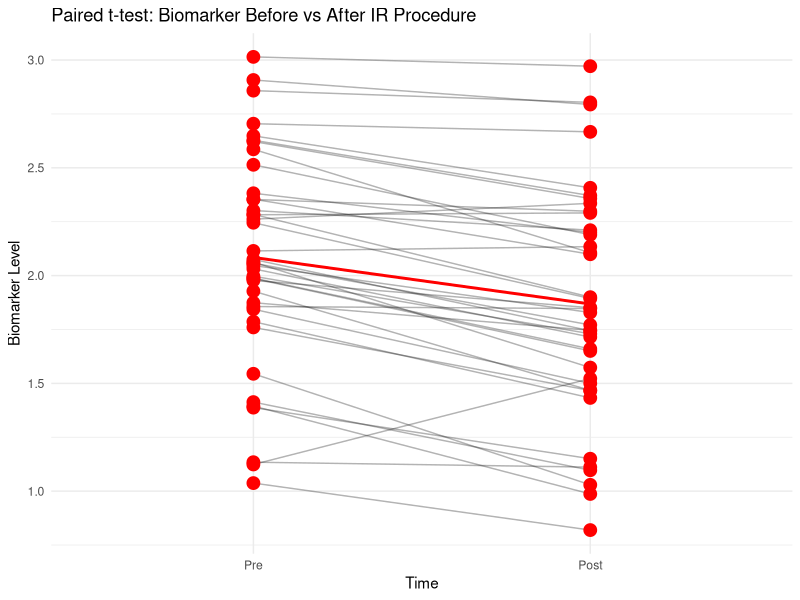
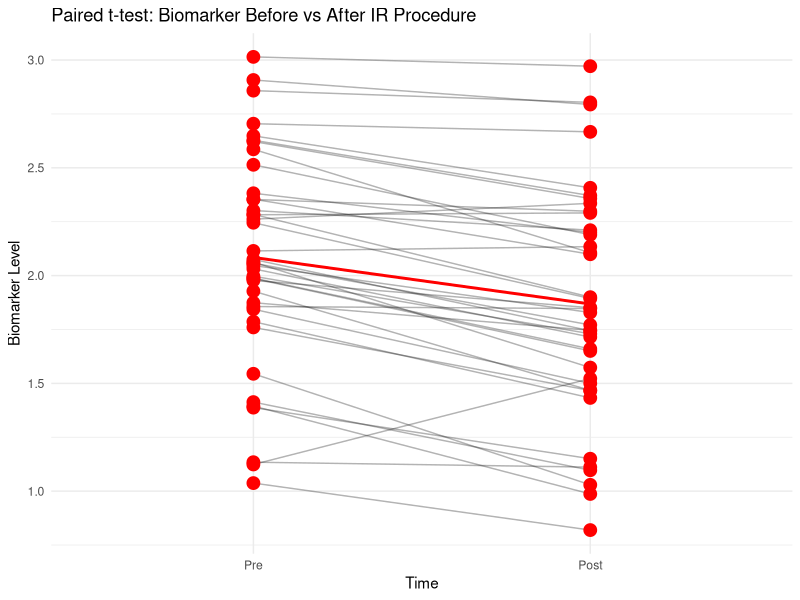
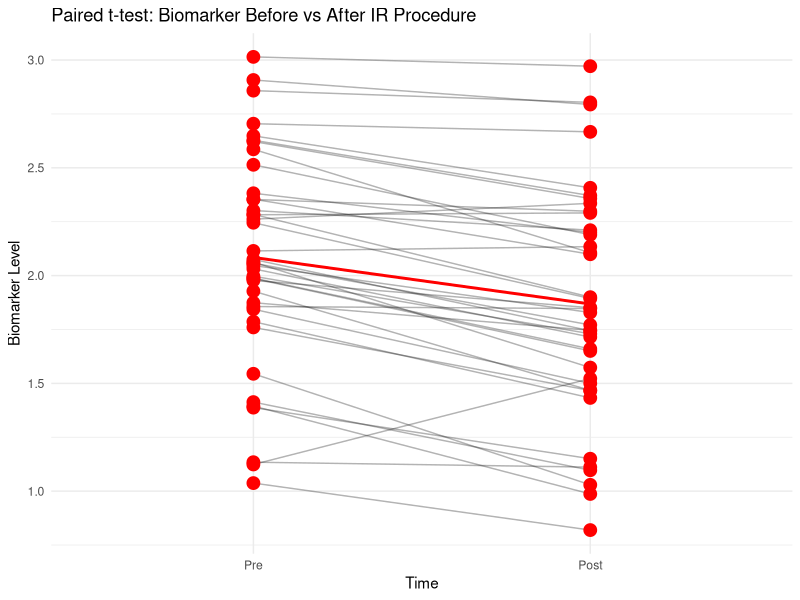

These charts were generated, in order, by the following R code: (Note: this script raises an error after producing the figures.)
# Paired t-test: biomarker before vs after IR procedure
set.seed(42)
pre  <- rnorm(40, mean=2.1, sd=0.4)
post <- pre - rnorm(40, mean=0.2, sd=0.2)  # improvement

res <- t.test(pre, post, paired=TRUE)
print(res)

# Visualize the results
library(ggplot2)
install.packages("reshape2")
library(reshape2)

data <- data.frame(
  Subject = 1:40,
  Pre = pre,
  Post = post
)

data_melted <- melt(data, id.vars = "Subject", variable.name = "Time", value.name = "Biomarker")

# plot
ggplot(data_melted, aes(x=Time, y=Biomarker, group=Subject)) +
  geom_line(alpha=0.3) +
  geom_point() +
  stat_summary(fun=mean, geom="point", size=4, color="red") +
  stat_summary(fun=mean, geom="line", aes(group=1), color="red", size=1) +
  labs(title="Paired t-test: Biomarker Before vs After IR Procedure",
       y="Biomarker Level") +
  theme_minimal()

ggsave("../results/paired_t_test_biomarker.png")
ggsave("../results/paired_t_test_biomarker.pdf")

# Save results
sink("../results/paired_t_test_results.txt")
cat("Paired t-test Results:\n")
print(res)
sink()

# End of file